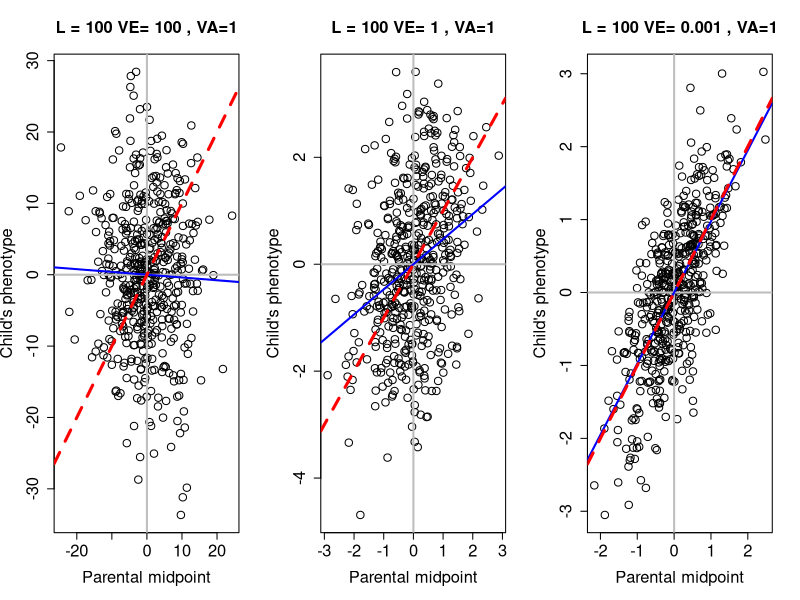
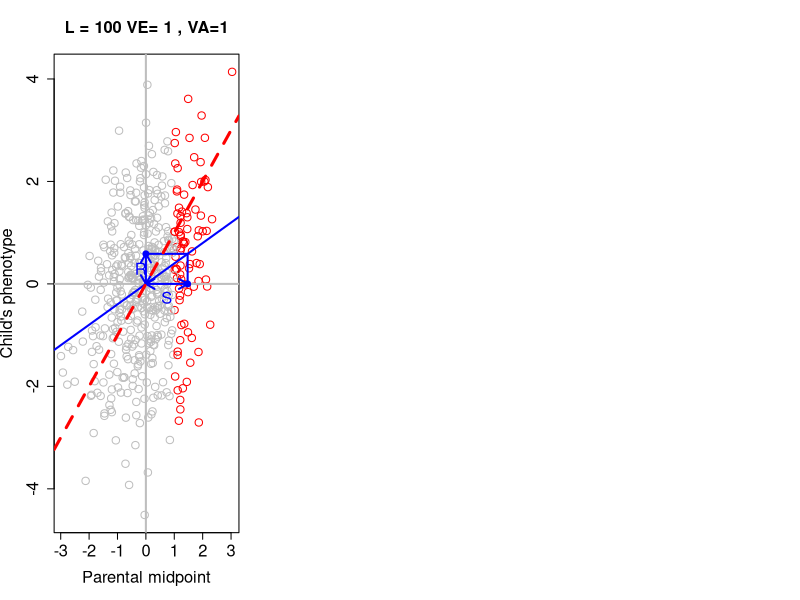

R code for these plots, in order:


##Paste this in first
par.off.corr<-function(L=20, environ.var,Num_inds=1000,print.slope=FALSE,sel.cutoff=FALSE){
	##Quantitative genetics sims
	allele.freq<-0.5   ###each locus is assumed to have the same allele frequencies. This is just to simplify the coding, in reality these results work when each locus has its own frequency (and the coding wouldn't be too much harder). 
	 
	 
	
	##MAKE A MUM
	## For each mother, at each locus we draw an allele (either 0 or 1) from the population allele frequency. 
	##We do this twice for each mother two represent the two haplotypes in the mother 
	mum.hap.1<-replicate(Num_inds, rbinom(L,1,allele.freq) )
	mum.hap.2<-replicate(Num_inds, rbinom(L,1,allele.freq) )
	##type mum.hap.1[,1] to see the 1st mothers 1st haplotype
	
	##Each mothers genotype at each locus is either 0,1,2
	mum.geno<-mum.hap.1+mum.hap.2
	
	additive.genetic<-colSums(mum.geno)
	genetic.sd<-sd(additive.genetic)
	mean.genetic<-mean(additive.genetic)
	
	additive.genetic<-additive.genetic / sd(additive.genetic)
	mum.pheno<- additive.genetic + rnorm(Num_inds,sd=sqrt(environ.var))
	mum.pheno<-mum.pheno-mean(mum.pheno)
	
	
	
	##MAKE A DAD (same code as make a mum, only said in a deeper voice)
	dad.hap.1<-replicate(Num_inds, rbinom(L,1,allele.freq) )
	dad.hap.2<-replicate(Num_inds, rbinom(L,1,allele.freq) )
	dad.geno<-dad.hap.1+dad.hap.2
	
	
	additive.genetic<-colSums(dad.geno)
	additive.genetic<-additive.genetic / sd(additive.genetic)
	dad.pheno<- additive.genetic + rnorm(Num_inds,sd=sqrt(environ.var))
	dad.pheno<-dad.pheno-mean(dad.pheno)
	
	### Make a child
	child.geno<-dad.hap.1+mum.hap.1 ##1 haplotype from mum 1 haplotype from dad
	
	additive.genetic<-colSums(child.geno)
	additive.genetic<-additive.genetic / sd(additive.genetic)
	child.pheno<- additive.genetic + rnorm(Num_inds,sd=sqrt(environ.var))
	child.pheno<-child.pheno-mean(child.pheno)
	
	
	
	##Calculate midpoints, linear model and plots
	
	parental.midpoint<-(mum.pheno+dad.pheno)/2 ##avg. parents
	
	lm(child.pheno~parental.midpoint) ##linear model between child and mid point
								##the slope of this line is the narrow sense heritability.
	
	# plot parental midpoint against offsprings phenotype.
	#layout(1) ###done in case this is run after the code with 3 plots
	if(sel.cutoff){
		plot(parental.midpoint,child.pheno,xlab="Parental midpoint",ylab="Child's phenotype",cex=1.5,cex.axis=1.5,cex.main=1.5,cex.lab=1.5,main=paste("L =",L,"VE=",environ.var,", VA=1"),col=ifelse(parental.midpoint>1,"red","grey"))
	}else{
		plot(parental.midpoint,child.pheno,xlab="Parental midpoint",ylab="Child's phenotype",cex=1.5,cex.axis=1.5,cex.main=1.5,cex.lab=1.5,main=paste("L =",L,"VE=",environ.var,", VA=1"))
	}
	## plot the regression in red
	abline(h=0,col="grey",lwd=2)
	abline(v=0,col="grey",lwd=2)
	 abline(lm(child.pheno~parental.midpoint),col="blue",lwd=2)
	
	
	
	my.slope<-lm(child.pheno~parental.midpoint)$coeff[2]
	
	if(sel.cutoff){
		sel.child.mean<-mean(child.pheno[parental.midpoint>1])
		sel.par.mean<-mean(parental.midpoint[parental.midpoint>1]);
		points(sel.par.mean,0,col="blue",pch=19,cex=1.2)
		pred.sel.child<-my.slope*sel.par.mean
		points(0,pred.sel.child,col="blue",pch=19,cex=1.2)
		lines(c(0,sel.par.mean), rep(pred.sel.child,2),col="blue",lwd=2)
		lines(rep(sel.par.mean,2), c(0,pred.sel.child),col="blue",lwd=2)
		arrows(x0=0,x1=0,y0=0,y1=pred.sel.child,col="blue",lwd=2,length=0.1,code=3)
		arrows(x0=0,x1=sel.par.mean,y0=0,y1=0,col="blue",lwd=2,length=0.1,code=3)
		text(x=sel.par.mean/2,y=min(child.pheno)*0.06,"S",cex=1.5,col="blue")
		text(x=min(parental.midpoint)*0.06,y=pred.sel.child/2,"R",cex=1.5,col="blue")
	}
	
	if(print.slope) text(x=min(parental.midpoint)*.8,y=max(child.pheno)*.9,label=paste("slope= ",format(my.slope,digit=3)),col="red",lwd=4,cex=1.5)
	
	abline(0,1,col="red",lwd=3,lty=2)
 #	recover()
 }
 

layout(t(1:3))
par.off.corr(L=100, environ.var=100,Num_inds=500)  #,print.slope=TRUE)
par.off.corr(L=100, environ.var=1,Num_inds=500) #,print.slope=TRUE)
par.off.corr(L=100, environ.var=0.001,Num_inds=500) #,print.slope=TRUE)
dev.copy2pdf(file="~/Dropbox/Courses/Popgen_teaching_Notes/figures/QT.pdf")



par.off.corr(L=100, environ.var=1,Num_inds=500, sel.cutoff=1) #,print.slope=TRUE)
dev.copy2pdf(file="~/Dropbox/Courses/Popgen_teaching_Notes/figures/Breeders_eqn.pdf")


#for(environ.var in c(0.00001,0.5,1,2)){
#png(file=paste("parent_offspring_regression_varg_1_vare_",format(environ.var,dig=1),".png",sep=""))
# par.off.corr(L=200, environ.var=environ.var,print.slope=TRUE)
#dev.off()
# }
 

 
 